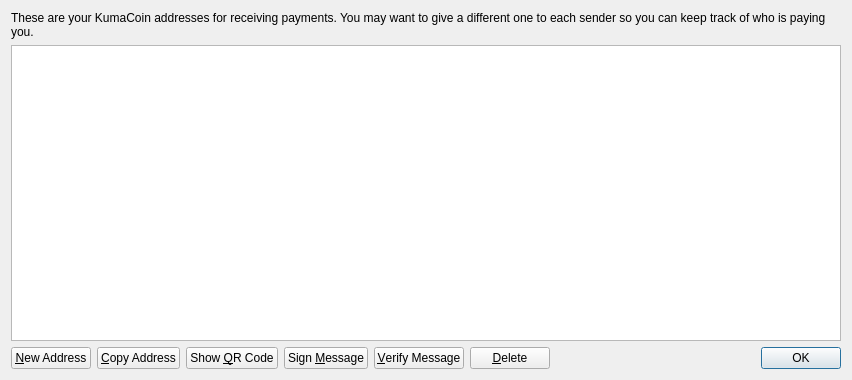
<?xml version="1.0" encoding="UTF-8"?>
<ui version="4.0">
 <class>AddressBookPage</class>
 <widget class="QWidget" name="AddressBookPage">
  <property name="geometry">
   <rect>
    <x>0</x>
    <y>0</y>
    <width>852</width>
    <height>380</height>
   </rect>
  </property>
  <property name="windowTitle">
   <string>Address Book</string>
  </property>
  <layout class="QVBoxLayout" name="verticalLayout">
   <item>
    <widget class="QLabel" name="labelExplanation">
     <property name="text">
      <string>These are your KumaCoin addresses for receiving payments. You may want to give a different one to each sender so you can keep track of who is paying you.</string>
     </property>
     <property name="textFormat">
      <enum>Qt::PlainText</enum>
     </property>
     <property name="wordWrap">
      <bool>true</bool>
     </property>
    </widget>
   </item>
   <item>
    <widget class="QTableView" name="tableView">
     <property name="contextMenuPolicy">
      <enum>Qt::CustomContextMenu</enum>
     </property>
     <property name="toolTip">
      <string>Double-click to edit address or label</string>
     </property>
     <property name="tabKeyNavigation">
      <bool>false</bool>
     </property>
     <property name="alternatingRowColors">
      <bool>true</bool>
     </property>
     <property name="selectionMode">
      <enum>QAbstractItemView::SingleSelection</enum>
     </property>
     <property name="selectionBehavior">
      <enum>QAbstractItemView::SelectRows</enum>
     </property>
     <property name="sortingEnabled">
      <bool>true</bool>
     </property>
     <attribute name="verticalHeaderVisible">
      <bool>false</bool>
     </attribute>
    </widget>
   </item>
   <item>
    <layout class="QHBoxLayout" name="horizontalLayout">
     <item>
      <widget class="QPushButton" name="newAddressButton">
       <property name="toolTip">
        <string>Create a new address</string>
       </property>
       <property name="text">
        <string>&amp;New Address</string>
       </property>
       <property name="icon">
        <iconset resource="../bitcoin.qrc">
         <normaloff>:/icons/add</normaloff>:/icons/add</iconset>
       </property>
      </widget>
     </item>
     <item>
      <widget class="QPushButton" name="copyToClipboard">
       <property name="toolTip">
        <string>Copy the currently selected address to the system clipboard</string>
       </property>
       <property name="text">
        <string>&amp;Copy Address</string>
       </property>
       <property name="icon">
        <iconset resource="../bitcoin.qrc">
         <normaloff>:/icons/editcopy</normaloff>:/icons/editcopy</iconset>
       </property>
      </widget>
     </item>
     <item>
      <widget class="QPushButton" name="showQRCode">
       <property name="text">
        <string>Show &amp;QR Code</string>
       </property>
       <property name="icon">
        <iconset resource="../bitcoin.qrc">
         <normaloff>:/icons/qrcode</normaloff>:/icons/qrcode</iconset>
       </property>
      </widget>
     </item>
     <item>
      <widget class="QPushButton" name="signMessage">
       <property name="toolTip">
        <string>Sign a message to prove you own a MintCoin address</string>
       </property>
       <property name="text">
        <string>Sign &amp;Message</string>
       </property>
       <property name="icon">
        <iconset resource="../bitcoin.qrc">
         <normaloff>:/icons/edit</normaloff>:/icons/edit</iconset>
       </property>
      </widget>
     </item>
     <item>
      <widget class="QPushButton" name="verifyMessage">
       <property name="toolTip">
        <string>Verify a message to ensure it was signed with a specified MintCoin address</string>
       </property>
       <property name="text">
        <string>&amp;Verify Message</string>
       </property>
       <property name="icon">
        <iconset resource="../bitcoin.qrc">
         <normaloff>:/icons/transaction_0</normaloff>:/icons/transaction_0</iconset>
       </property>
      </widget>
     </item>
     <item>
      <widget class="QPushButton" name="deleteButton">
       <property name="toolTip">
        <string>Delete the currently selected address from the list</string>
       </property>
       <property name="text">
        <string>&amp;Delete</string>
       </property>
       <property name="icon">
        <iconset resource="../bitcoin.qrc">
         <normaloff>:/icons/remove</normaloff>:/icons/remove</iconset>
       </property>
      </widget>
     </item>
     <item>
      <spacer name="horizontalSpacer">
       <property name="orientation">
        <enum>Qt::Horizontal</enum>
       </property>
       <property name="sizeHint" stdset="0">
        <size>
         <width>40</width>
         <height>20</height>
        </size>
       </property>
      </spacer>
     </item>
     <item>
      <widget class="QDialogButtonBox" name="buttonBox">
       <property name="sizePolicy">
        <sizepolicy hsizetype="Maximum" vsizetype="Fixed">
         <horstretch>0</horstretch>
         <verstretch>0</verstretch>
        </sizepolicy>
       </property>
       <property name="standardButtons">
        <set>QDialogButtonBox::Ok</set>
       </property>
      </widget>
     </item>
    </layout>
   </item>
  </layout>
 </widget>
 <resources>
  <include location="../bitcoin.qrc"/>
 </resources>
 <connections/>
</ui>
